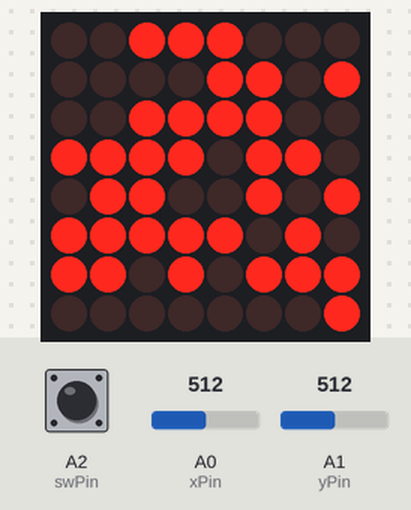
A sketch run on a simulated Arduino Uno, built with avr-gcc and run on an emulated ATmega328P. Shown: 8×8 LED matrix. Inputs (shaded band) come from the test bench; at power-on: A2 (swPin) HIGH, A1 (yPin) = 512, A0 (xPin) = 512. Random numbers use the default seed unless the sketch sets one.

Above: at 0.3 s.
1.3 s: A2 (swPin) pulled LOW for 0.15 s
At 1.55 s:
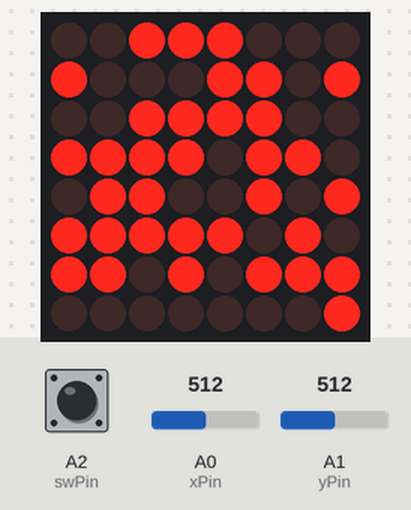
2.0 s: A1 (yPin) set to 210
4.6 s: A1 (yPin) set to 185
At 5.8 s:
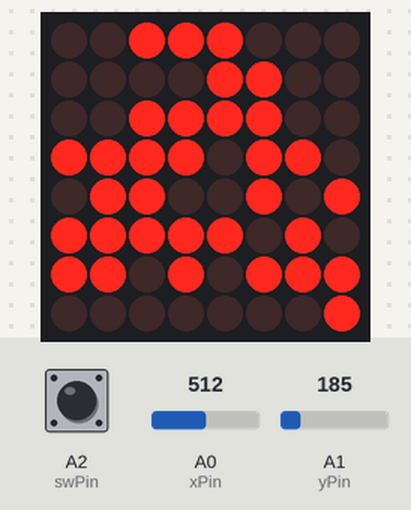
7.6 s: A0 (xPin) set to 610
At 9.12 s:
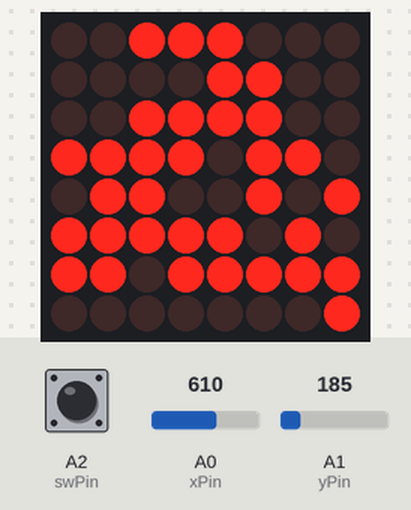
10.6 s: A0 (xPin) set to 190
At 13.12 s:
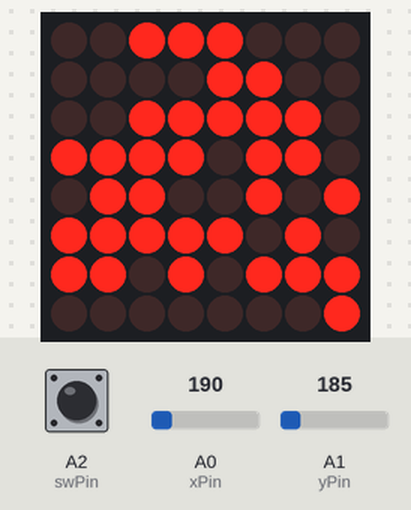
13.6 s: A2 (swPin) pulled LOW for 0.15 s
At 16.8 s:
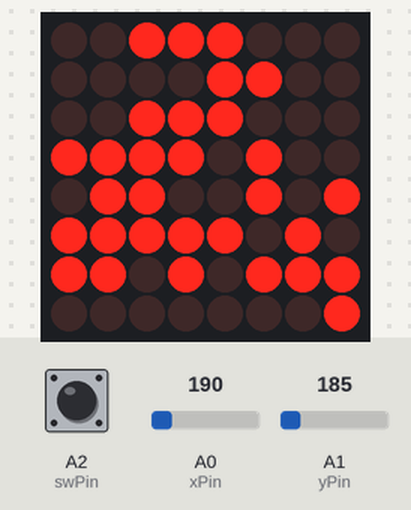

Measured:
- the behaviour switches between 200 and 199 on A1 (yPin) (found by bisection; images 1 and 2)
- after the input at 1.3 s, the display: first changes after 0.15 s (image 1 shows a later state)
- what the display in image 0 shows lasts 0.7 s, from 0.3 s to 1.0 s
- what the display in image 2 shows lasts 0.7 s, from 5.3 s to 6.0 s

The sketch:

homework7_bomberman.ino
```cpp
#include "LedControl.h" // Include the LedControl library for controlling LED matrices
// Pin definitions for the LED matrix
const int dinPin = 12;
const int clockPin = 11;
const int loadPin = 10;
// Pin definitions for the joystick
const int xPin = A0;
const int yPin = A1;
const int swPin = A2;
// Create an LedControl object to interface with the LED matrix
LedControl lc = LedControl(dinPin, clockPin, loadPin, 1); // DIN, CLK, LOAD, number of devices
// Variables to control LED matrix brightness and position
byte matrixBrightness = 2;
byte xPos = 0;
byte yPos = 0;
byte xLastPos = 0;
byte yLastPos = 0;
// Thresholds for joystick movement detection
const int minThreshold = 200;
const int maxThreshold = 600;
// Timing variables for movement updates
const byte moveInterval = 500;
unsigned long lastMoved = 0;
// Size of the LED matrix (8x8)
const byte matrixSize = 8;
bool matrixChanged = true;
unsigned long swPressTime = 0;
byte swState = LOW;
byte lastSwState = HIGH;

// 2D array representing the state (on/off) of each LED in the matrix
byte matrix[matrixSize][matrixSize] = { /* Initial state with all LEDs off */ };

int explodeTime = 1000;//one second to explode

void generateRandomWalls(byte targetMatrix[matrixSize][matrixSize]) {
  for (int row = 0; row < matrixSize; row++) {
    for (int col = 0; col < matrixSize; col++)
    if(row==0 && col ==0 || row==1 && col==0 || row==0 && col==1 || row==1 && col==1) {
      //dont generate on the starting point for the player and on the neighbour steps. i did this so that the player isn't stuck
    }
    else
    {
      // Generate random values (0 or 1)
      targetMatrix[row][col] = random(2);
}}}

void setup() {
pinMode(swPin, INPUT_PULLUP);

lc.shutdown(0, false); // Disable power saving, turn on the display
lc.setIntensity(0, matrixBrightness); // Set the brightness level
lc.clearDisplay(0); // Clear the display initially
matrix[xPos][yPos] = 1; // Turn on the initial LED position

generateRandomWalls(matrix);
}

void loop() {
// Check if it's time to move the LED
if (millis() - lastMoved > moveInterval) {
updatePositions(); // Update the LED position based on joystick input
lastMoved = millis(); // Reset the movement timer
}
// Update the LED matrix display if there's been a change
if (matrixChanged) {
updateMatrix();
matrixChanged = false;
}

lc.setLed(0, xPos, yPos, millis() % 1000 < 250);//make the player blink slowly every second

swState = digitalRead(swPin);
  if (swState != lastSwState) {
    if (swState == LOW) {
      swPressTime = millis();
      explodeTime = millis() + 2000;//explode in 2 seconds
// if the button was pressed we measure how long it is pressed using millis
    }
    else {
      if (millis() - swPressTime < 1000) {//this is so that nothing happens when you keep the button pressed
      placebomb(xPos,yPos);
      updateMatrix();
      }
    }
    lastSwState = swState;
  }

for (int row = 0; row < matrixSize; row++)
for (int col = 0; col < matrixSize; col++)
if(matrix[row][col]==2){
lc.setLed(0, row, col, millis() % 200 < 250);
}//blink the bomb fast. not really necessary since i already do it in update matrix but i am too afraid to break it so I wont remove it
}

// Function to update the LED matrix display
void updateMatrix() {
  for (int row = 0; row < matrixSize; row++) {
    for (int col = 0; col < matrixSize; col++) {
      if (matrix[row][col] == 2) {
        if (millis() < explodeTime) {
          // Blink the bomb fast
          lc.setLed(0, row, col, millis() % 200 < 100);
        } else {
          // Explode the bomb and turn off the LED
          matrix[row][col] = 0;
          lc.setLed(0, row, col, false);
          matrixChanged = true; // Matrix has changed due to bomb explosion
        }
      } else {
        // Update other LEDs
        lc.setLed(0, row, col, matrix[row][col]);
      }
    }
  }
}

// Function to read joystick input and update LED positions accordingly
void updatePositions() {
int xValue = analogRead(xPin); // Read the X-axis value
int yValue = analogRead(yPin); // Read the Y-axis value
// Store the last positions
xLastPos = xPos;
yLastPos = yPos;

// Update xPos based on joystick movement
if (xValue < minThreshold && matrix[(xPos + 1) % matrixSize][yPos]!=1) {
xPos = (xPos + 1) % matrixSize;
} else if (xValue > maxThreshold && matrix[xPos - 1][yPos]!=1) {
xPos = (xPos > 0) ? xPos - 1 : matrixSize - 1;
}
// Update yPos based on joystick movement
if (yValue < minThreshold && matrix[xPos][(yPos - 1) % matrixSize]!=1) {
yPos = (yPos > 0) ? yPos - 1 : matrixSize - 1;
} else if (yValue > maxThreshold && matrix[xPos][(yPos + 1) % matrixSize]!=1) {
yPos = (yPos + 1) % matrixSize;
}


// Check if the position has changed and update the matrix accordingly
if (xPos != xLastPos || yPos != yLastPos) {
matrixChanged = true;
matrix[xLastPos][yLastPos] = 0; // Turn off the LED at the last position
matrix[xPos][yPos] = 1; // Turn on the LED at the new position
}
}


void placebomb(int x, int y) {
// Update the player. The bomb is placed in the current position of the player so they player is moved in an available neighbour empty space

if (matrix[(xPos + 1) % matrixSize][yPos]!=1) {
xPos = (xPos + 1) % matrixSize;
} else if (matrix[xPos - 1][yPos]!=1) {
xPos = (xPos > 0) ? xPos - 1 : matrixSize - 1;
}
else
if (matrix[xPos][(yPos - 1) % matrixSize]!=1) {
yPos = (yPos > 0) ? yPos - 1 : matrixSize - 1;
} else if (matrix[xPos][(yPos + 1) % matrixSize]!=1) {
yPos = (yPos + 1) % matrixSize;
}
if (xPos != xLastPos || yPos != yLastPos) {
matrixChanged = true;
matrix[xLastPos][yLastPos] = 2; // place bomb
matrix[xPos][yPos] = 1; // Turn on the LED at the new position
updateMatrix();
}

unsigned long startTime = millis();

  // Update the matrix to place the bomb
  matrix[x][y] = 2; // Use a different value to represent the bomb (e.g., 2)

  while (millis() - startTime < 2000) {
    lc.setLed(0, x, y, millis() % 200 < 100); // Blink the bomb LED
  }

  // Explode the bomb and update the matrix
  matrix[x + 1][y] = 0;
  matrix[x - 1][y] = 0;
  matrix[x][y + 1] = 0;
  matrix[x][y - 1] = 0;
  matrix[x][y] = 0; // Turn off the LED at the bomb position
  matrixChanged = true; // Matrix has changed due to bomb explosion
  explodeTime = 0;


}
```
